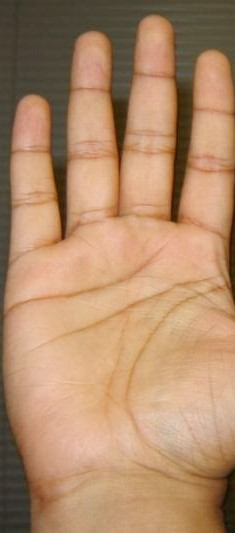
#> input picture images/hh1.png, 235 x 533 px
$ python proj1_crop.py
#> lines starting #> are read from the running program, lines starting #| are printed output that depends on the picture
from PIL import Image
def main():
	try:
		#Relative path
		#Image of right hand
		img = Image.open("images/hh1.png")
#> img is the input picture: PIL image 235x533 RGB; mean R, G, B 177.9, 139.4, 106.4
		width, height = img.size
#> width = 235; height = 533
		area = (0,220,int(width),int(height/1.16))
#> area = (0, 220, 235, 459)
		area1 = (0,240,int(width),int(height/1.65))
#> area1 = (0, 240, 235, 323)
		area2 = (0,280,int(width),int(height/1.55))
#> area2 = (0, 280, 235, 343)
		area3 = (int(width/2),280,int(width),int(height/1.3))
#> area3 = (117, 280, 235, 410)

		# img_original = img
		img_default = img.crop(area)
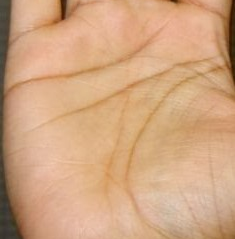
#> img_default: PIL image 235x239 RGB; mean R, G, B 208.2, 164.5, 128.4
		img1 = img.crop(area1)
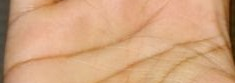
#> img1: PIL image 235x83 RGB; mean R, G, B 209.3, 163, 125.5
		img2 = img.crop(area2)
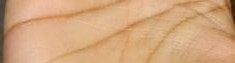
#> img2: PIL image 235x63 RGB; mean R, G, B 209.8, 165.7, 124.8
		img3 = img.crop(area3)
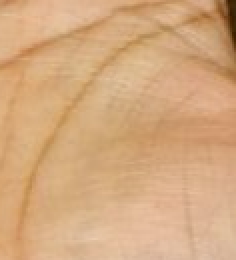
#> img3: PIL image 118x130 RGB (shown 2 times larger); mean R, G, B 212.3, 168.9, 126.8

		# Saved in the same relative location
		img_default.save("images/palm.png")
		img1.save("images/heartLine.png")	# Heart line - heart_parameter
		img2.save("images/headLine.png")	# Head line---head_parameter
		img3.save("images/lifeLine.png") # life line---age_parameter
		# Heart Line - shows a person's attitude to love and quality of love.
		# Head Line - reveals a person's wisdom, belief, attitude, thinking ability, strain capacity, creative ability as well as abilities of memory, self-control and more.
		# LIfe line - age & mainly reflects a person's physical vitality and life energy

	except IOError:
		pass

if __name__ == "__main__":
	main()

$ run again, with images/h2.png copied over images/hh1.png
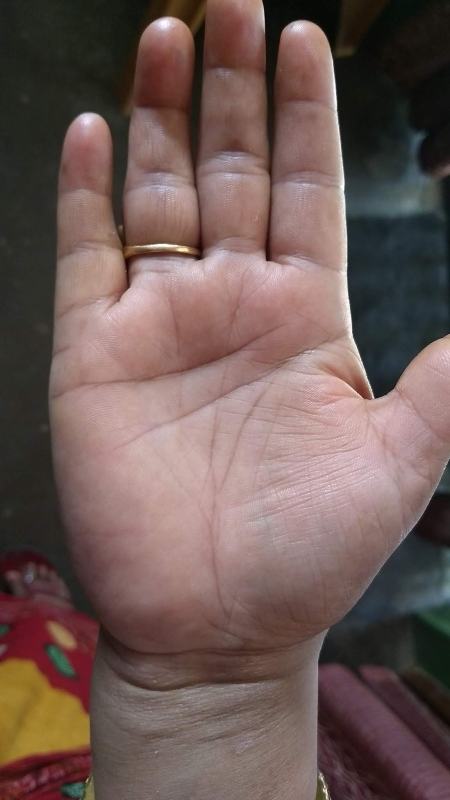
#> input picture images/h2.png, 900 x 1600 px (shown at 1/2 size)
#> in main, img is the input picture: PIL image 900x1600 RGB; mean R, G, B 110.6, 89.7, 85.5
#> in main, `img2 = img.crop(area2)`:
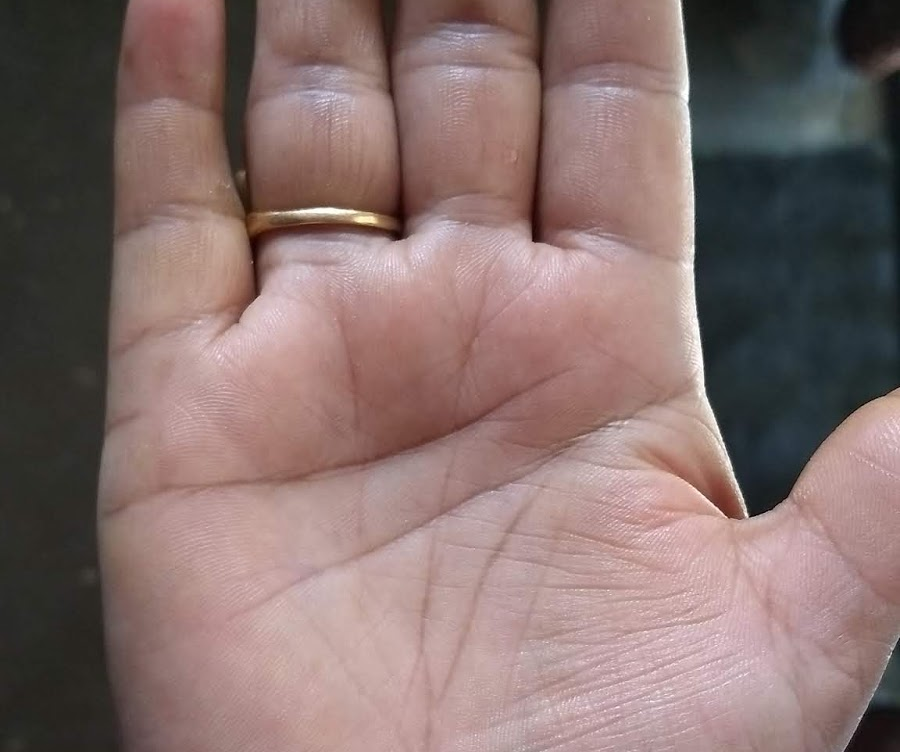
#> img2: PIL image 900x752 RGB; mean R, G, B 134.5, 112.3, 109.6
#> in main, `img3 = img.crop(area3)`:
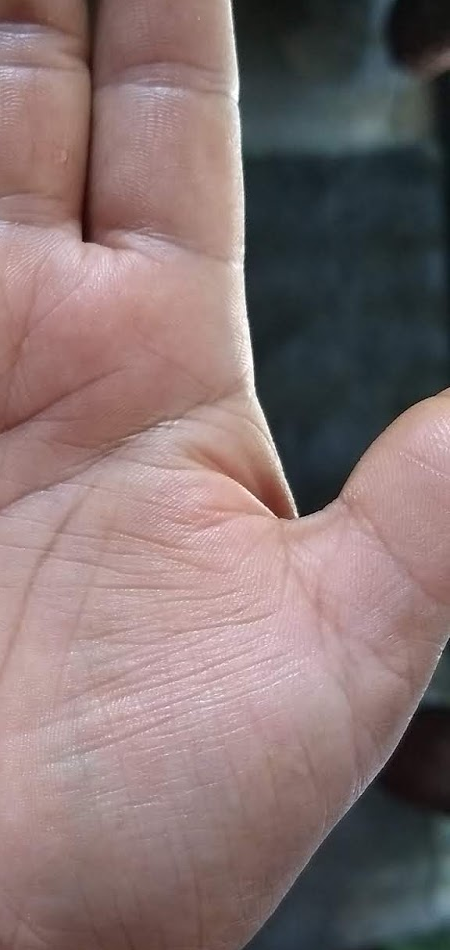
#> img3: PIL image 450x950 RGB; mean R, G, B 132.4, 113.1, 112.6
